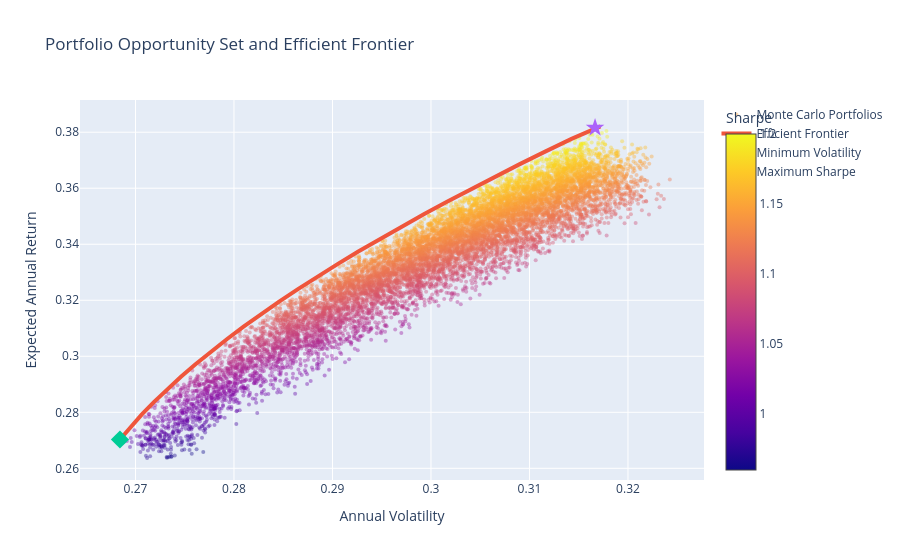

This figure's notebook cell:
### Code cell
import plotly.graph_objects as go

fig = go.Figure()

# Monte Carlo portfolios
fig.add_trace(
    go.Scatter(
        x=portfolio_results["volatility"],
        y=portfolio_results["return"],
        mode="markers",
        marker=dict(
            size=4,
            opacity=0.4,
            color=portfolio_results["sharpe"],
            showscale=True,
            colorbar=dict(title="Sharpe")
        ),
        name="Monte Carlo Portfolios"
    )
)

# Efficient frontier
fig.add_trace(
    go.Scatter(
        x=frontier_volatilities,
        y=frontier_returns,
        mode="lines",
        line=dict(width=4),
        name="Efficient Frontier"
    )
)

# Minimum volatility portfolio
fig.add_trace(
    go.Scatter(
        x=[min_volatility],
        y=[min_vol_return],
        mode="markers",
        marker=dict(size=14, symbol="diamond"),
        name="Minimum Volatility"
    )
)

# Maximum Sharpe portfolio
fig.add_trace(
    go.Scatter(
        x=[optimal_volatility],
        y=[optimal_return],
        mode="markers",
        marker=dict(size=14, symbol="star"),
        name="Maximum Sharpe"
    )
)

fig.update_layout(
    title="Portfolio Opportunity Set and Efficient Frontier",
    xaxis_title="Annual Volatility",
    yaxis_title="Expected Annual Return"
)

fig.show()

### Figure 1 — Plotly figure (JSON) as saved in the notebook; plotly's stock layout.template omitted (floating-point values rounded to 4 significant figures; data arrays with more than 128 entries replaced by an {"elided": "..."} marker saying what was removed)
{"data": [{"marker": {"color": {"elided": "10000 float values"}, "colorbar": {"title": {"text": "Sharpe"}}, "opacity": 0.4, "showscale": true, "size": 4}, "mode": "markers", "name": "Monte Carlo Portfolios", "type": "scatter", "x": {"elided": "10000 float values"}, "y": {"elided": "10000 float values"}}, {"line": {"width": 4}, "mode": "lines", "name": "Efficient Frontier", "type": "scatter", "x": [0.2684, 0.2695, 0.2706, 0.2719, 0.2732, 0.2746, 0.2761, 0.2776, 0.2793, 0.281, 0.2827, 0.2846, 0.2865, 0.2885, 0.2905, 0.2926, 0.2948, 0.297, 0.2993, 0.3017, 0.3041, 0.3065, 0.3091, 0.3116, 0.3143, 0.3172], "y": [0.2703, 0.2748, 0.2792, 0.2837, 0.2882, 0.2927, 0.2971, 0.3016, 0.3061, 0.3106, 0.315, 0.3195, 0.324, 0.3284, 0.3329, 0.3374, 0.3419, 0.3463, 0.3508, 0.3553, 0.3597, 0.3642, 0.3687, 0.3732, 0.3776, 0.3821]}, {"marker": {"size": 14, "symbol": "diamond"}, "mode": "markers", "name": "Minimum Volatility", "type": "scatter", "x": [0.2684], "y": [0.2703]}, {"marker": {"size": 14, "symbol": "star"}, "mode": "markers", "name": "Maximum Sharpe", "type": "scatter", "x": [0.3167], "y": [0.3816]}], "layout": {"title": {"text": "Portfolio Opportunity Set and Efficient Frontier"}, "xaxis": {"title": {"text": "Annual Volatility"}}, "yaxis": {"title": {"text": "Expected Annual Return"}}}}
